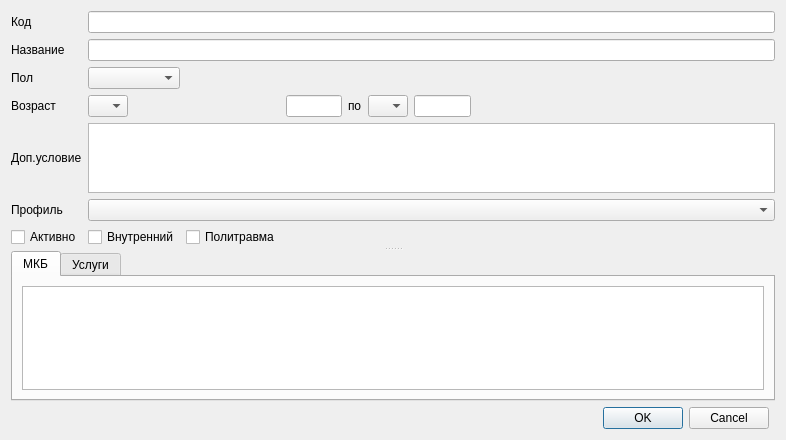
<?xml version="1.0" encoding="UTF-8"?>
<ui version="4.0">
 <class>CSGEditor</class>
 <widget class="QDialog" name="CSGEditor">
  <property name="geometry">
   <rect>
    <x>0</x>
    <y>0</y>
    <width>786</width>
    <height>440</height>
   </rect>
  </property>
  <property name="windowTitle">
   <string>Редактор КСГ</string>
  </property>
  <layout class="QGridLayout" name="gridLayout_4">
   <item row="0" column="0" rowspan="2" colspan="2">
    <widget class="QSplitter" name="splitter">
     <property name="orientation">
      <enum>Qt::Vertical</enum>
     </property>
     <widget class="QWidget" name="layoutWidget">
      <layout class="QGridLayout" name="gridLayout">
       <item row="2" column="0">
        <widget class="QLabel" name="lblCSGSex">
         <property name="text">
          <string>Пол</string>
         </property>
        </widget>
       </item>
       <item row="0" column="0">
        <widget class="QLabel" name="lblCSGCode">
         <property name="text">
          <string>Код</string>
         </property>
        </widget>
       </item>
       <item row="3" column="7">
        <spacer name="horizontalSpacer_2">
         <property name="orientation">
          <enum>Qt::Horizontal</enum>
         </property>
         <property name="sizeHint" stdset="0">
          <size>
           <width>350</width>
           <height>20</height>
          </size>
         </property>
        </spacer>
       </item>
       <item row="3" column="6">
        <widget class="QLineEdit" name="edtEndAgeCount">
         <property name="sizePolicy">
          <sizepolicy hsizetype="Maximum" vsizetype="Fixed">
           <horstretch>0</horstretch>
           <verstretch>0</verstretch>
          </sizepolicy>
         </property>
         <property name="inputMask">
          <string>000; </string>
         </property>
         <property name="maxLength">
          <number>3</number>
         </property>
        </widget>
       </item>
       <item row="3" column="0">
        <widget class="QLabel" name="lblCSGAge">
         <property name="text">
          <string>Возраст</string>
         </property>
        </widget>
       </item>
       <item row="3" column="5">
        <widget class="QComboBox" name="cmbEndAgeUnit">
         <property name="sizePolicy">
          <sizepolicy hsizetype="Maximum" vsizetype="Fixed">
           <horstretch>0</horstretch>
           <verstretch>0</verstretch>
          </sizepolicy>
         </property>
         <item>
          <property name="text">
           <string/>
          </property>
         </item>
         <item>
          <property name="text">
           <string>Д</string>
          </property>
         </item>
         <item>
          <property name="text">
           <string>Н</string>
          </property>
         </item>
         <item>
          <property name="text">
           <string>М</string>
          </property>
         </item>
         <item>
          <property name="text">
           <string>Г</string>
          </property>
         </item>
        </widget>
       </item>
       <item row="3" column="1">
        <widget class="QComboBox" name="cmbBegAgeUnit">
         <property name="sizePolicy">
          <sizepolicy hsizetype="Maximum" vsizetype="Fixed">
           <horstretch>0</horstretch>
           <verstretch>0</verstretch>
          </sizepolicy>
         </property>
         <item>
          <property name="text">
           <string/>
          </property>
         </item>
         <item>
          <property name="text">
           <string>Д</string>
          </property>
         </item>
         <item>
          <property name="text">
           <string>Н</string>
          </property>
         </item>
         <item>
          <property name="text">
           <string>М</string>
          </property>
         </item>
         <item>
          <property name="text">
           <string>Г</string>
          </property>
         </item>
        </widget>
       </item>
       <item row="6" column="1">
        <widget class="QCheckBox" name="chkCSGInternal">
         <property name="text">
          <string>Внутренний</string>
         </property>
        </widget>
       </item>
       <item row="6" column="3" colspan="5">
        <spacer name="horizontalSpacer_3">
         <property name="orientation">
          <enum>Qt::Horizontal</enum>
         </property>
         <property name="sizeHint" stdset="0">
          <size>
           <width>561</width>
           <height>20</height>
          </size>
         </property>
        </spacer>
       </item>
       <item row="3" column="4">
        <widget class="QLabel" name="lblAgeSep">
         <property name="text">
          <string>по</string>
         </property>
         <property name="buddy">
          <cstring>cmbEndAgeUnit</cstring>
         </property>
        </widget>
       </item>
       <item row="6" column="0">
        <widget class="QCheckBox" name="chkCSGActiviti">
         <property name="text">
          <string>Активно</string>
         </property>
        </widget>
       </item>
       <item row="2" column="3" colspan="5">
        <spacer name="horizontalSpacer">
         <property name="orientation">
          <enum>Qt::Horizontal</enum>
         </property>
         <property name="sizeHint" stdset="0">
          <size>
           <width>601</width>
           <height>20</height>
          </size>
         </property>
        </spacer>
       </item>
       <item row="2" column="1">
        <widget class="QComboBox" name="cmbCSGSex">
         <item>
          <property name="text">
           <string/>
          </property>
         </item>
         <item>
          <property name="text">
           <string>М</string>
          </property>
         </item>
         <item>
          <property name="text">
           <string>Ж</string>
          </property>
         </item>
        </widget>
       </item>
       <item row="4" column="0">
        <widget class="QLabel" name="lblCSGNote">
         <property name="text">
          <string>Доп.условие</string>
         </property>
        </widget>
       </item>
       <item row="4" column="1" colspan="7">
        <widget class="QTextEdit" name="edtCSGNote"/>
       </item>
       <item row="0" column="1" colspan="7">
        <widget class="QLineEdit" name="edtCSGCode"/>
       </item>
       <item row="3" column="3">
        <widget class="QLineEdit" name="edtBegAgeCount">
         <property name="sizePolicy">
          <sizepolicy hsizetype="Maximum" vsizetype="Fixed">
           <horstretch>0</horstretch>
           <verstretch>0</verstretch>
          </sizepolicy>
         </property>
         <property name="inputMask">
          <string>000; </string>
         </property>
         <property name="maxLength">
          <number>3</number>
         </property>
        </widget>
       </item>
       <item row="1" column="0">
        <widget class="QLabel" name="lblCSGName">
         <property name="text">
          <string>Название</string>
         </property>
        </widget>
       </item>
       <item row="1" column="1" colspan="7">
        <widget class="QLineEdit" name="edtCSGName"/>
       </item>
       <item row="5" column="0">
        <widget class="QLabel" name="lblMRBMESGroup">
         <property name="text">
          <string>Профиль</string>
         </property>
        </widget>
       </item>
       <item row="5" column="1" colspan="7">
        <widget class="CRBComboBox" name="cmbMRBMESGroup"/>
       </item>
       <item row="6" column="2">
        <widget class="QCheckBox" name="chkPolyTrauma">
         <property name="text">
          <string>Политравма</string>
         </property>
        </widget>
       </item>
      </layout>
     </widget>
     <widget class="QTabWidget" name="tabWidget">
      <property name="currentIndex">
       <number>0</number>
      </property>
      <widget class="QWidget" name="tabCSGDiagnosisEx">
       <attribute name="title">
        <string>МКБ</string>
       </attribute>
       <layout class="QGridLayout" name="gridLayout_2">
        <item row="0" column="0">
         <widget class="CInDocTableView" name="tblCSGDiagnosisEx"/>
        </item>
       </layout>
      </widget>
      <widget class="QWidget" name="tabCSGServicesEx">
       <attribute name="title">
        <string>Услуги</string>
       </attribute>
       <layout class="QGridLayout" name="gridLayout_3">
        <item row="0" column="0">
         <widget class="CInDocTableView" name="tblCSGServicesEx"/>
        </item>
       </layout>
      </widget>
     </widget>
    </widget>
   </item>
   <item row="2" column="0">
    <widget class="QDialogButtonBox" name="buttonBox">
     <property name="orientation">
      <enum>Qt::Horizontal</enum>
     </property>
     <property name="standardButtons">
      <set>QDialogButtonBox::Cancel|QDialogButtonBox::Ok</set>
     </property>
    </widget>
   </item>
  </layout>
 </widget>
 <customwidgets>
  <customwidget>
   <class>CInDocTableView</class>
   <extends>QTableView</extends>
   <header>library/InDocTable.h</header>
  </customwidget>
  <customwidget>
   <class>CRBComboBox</class>
   <extends>QComboBox</extends>
   <header>library/crbcombobox.h</header>
  </customwidget>
 </customwidgets>
 <tabstops>
  <tabstop>buttonBox</tabstop>
  <tabstop>edtCSGCode</tabstop>
  <tabstop>edtCSGName</tabstop>
  <tabstop>cmbCSGSex</tabstop>
  <tabstop>cmbBegAgeUnit</tabstop>
  <tabstop>edtBegAgeCount</tabstop>
  <tabstop>cmbEndAgeUnit</tabstop>
  <tabstop>edtEndAgeCount</tabstop>
  <tabstop>edtCSGNote</tabstop>
  <tabstop>cmbMRBMESGroup</tabstop>
  <tabstop>chkCSGActiviti</tabstop>
  <tabstop>chkCSGInternal</tabstop>
  <tabstop>chkPolyTrauma</tabstop>
  <tabstop>tabWidget</tabstop>
  <tabstop>tblCSGDiagnosisEx</tabstop>
  <tabstop>tblCSGServicesEx</tabstop>
 </tabstops>
 <resources/>
 <connections>
  <connection>
   <sender>buttonBox</sender>
   <signal>accepted()</signal>
   <receiver>CSGEditor</receiver>
   <slot>accept()</slot>
   <hints>
    <hint type="sourcelabel">
     <x>248</x>
     <y>254</y>
    </hint>
    <hint type="destinationlabel">
     <x>157</x>
     <y>274</y>
    </hint>
   </hints>
  </connection>
  <connection>
   <sender>buttonBox</sender>
   <signal>rejected()</signal>
   <receiver>CSGEditor</receiver>
   <slot>reject()</slot>
   <hints>
    <hint type="sourcelabel">
     <x>316</x>
     <y>260</y>
    </hint>
    <hint type="destinationlabel">
     <x>286</x>
     <y>274</y>
    </hint>
   </hints>
  </connection>
 </connections>
</ui>
